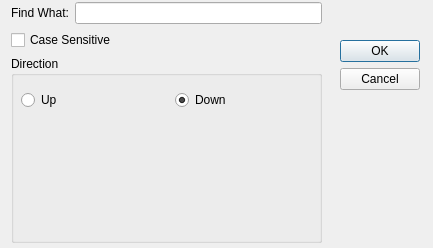
<?xml version="1.0" encoding="UTF-8"?>
<ui version="4.0">
 <class>find</class>
 <widget class="QDialog" name="find">
  <property name="geometry">
   <rect>
    <x>0</x>
    <y>0</y>
    <width>433</width>
    <height>248</height>
   </rect>
  </property>
  <property name="windowTitle">
   <string>Dialog</string>
  </property>
  <widget class="QDialogButtonBox" name="buttonBox">
   <property name="geometry">
    <rect>
     <x>340</x>
     <y>40</y>
     <width>80</width>
     <height>71</height>
    </rect>
   </property>
   <property name="orientation">
    <enum>Qt::Vertical</enum>
   </property>
   <property name="standardButtons">
    <set>QDialogButtonBox::Cancel|QDialogButtonBox::Ok</set>
   </property>
   <property name="centerButtons">
    <bool>false</bool>
   </property>
  </widget>
  <widget class="QWidget" name="layoutWidget">
   <property name="geometry">
    <rect>
     <x>11</x>
     <y>2</y>
     <width>311</width>
     <height>241</height>
    </rect>
   </property>
   <layout class="QVBoxLayout" name="verticalLayout">
    <item>
     <layout class="QHBoxLayout" name="horizontalLayout">
      <item>
       <widget class="QLabel" name="label">
        <property name="text">
         <string>Find What:</string>
        </property>
       </widget>
      </item>
      <item>
       <widget class="QLineEdit" name="lineEdit"/>
      </item>
     </layout>
    </item>
    <item>
     <widget class="QCheckBox" name="checkBox">
      <property name="text">
       <string>Case Sensitive</string>
      </property>
     </widget>
    </item>
    <item>
     <widget class="QGroupBox" name="groupBox">
      <property name="title">
       <string>Direction</string>
      </property>
      <widget class="QWidget" name="layoutWidget">
       <property name="geometry">
        <rect>
         <x>10</x>
         <y>30</y>
         <width>301</width>
         <height>28</height>
        </rect>
       </property>
       <layout class="QHBoxLayout" name="horizontalLayout_2">
        <item>
         <widget class="QRadioButton" name="radioButton">
          <property name="text">
           <string>Up</string>
          </property>
         </widget>
        </item>
        <item>
         <widget class="QRadioButton" name="radioButton_2">
          <property name="text">
           <string>Down</string>
          </property>
          <property name="checked">
           <bool>true</bool>
          </property>
         </widget>
        </item>
       </layout>
      </widget>
     </widget>
    </item>
   </layout>
  </widget>
 </widget>
 <resources/>
 <connections>
  <connection>
   <sender>buttonBox</sender>
   <signal>accepted()</signal>
   <receiver>find</receiver>
   <slot>accept()</slot>
   <hints>
    <hint type="sourcelabel">
     <x>248</x>
     <y>254</y>
    </hint>
    <hint type="destinationlabel">
     <x>157</x>
     <y>274</y>
    </hint>
   </hints>
  </connection>
  <connection>
   <sender>buttonBox</sender>
   <signal>rejected()</signal>
   <receiver>find</receiver>
   <slot>reject()</slot>
   <hints>
    <hint type="sourcelabel">
     <x>316</x>
     <y>260</y>
    </hint>
    <hint type="destinationlabel">
     <x>286</x>
     <y>274</y>
    </hint>
   </hints>
  </connection>
 </connections>
</ui>
